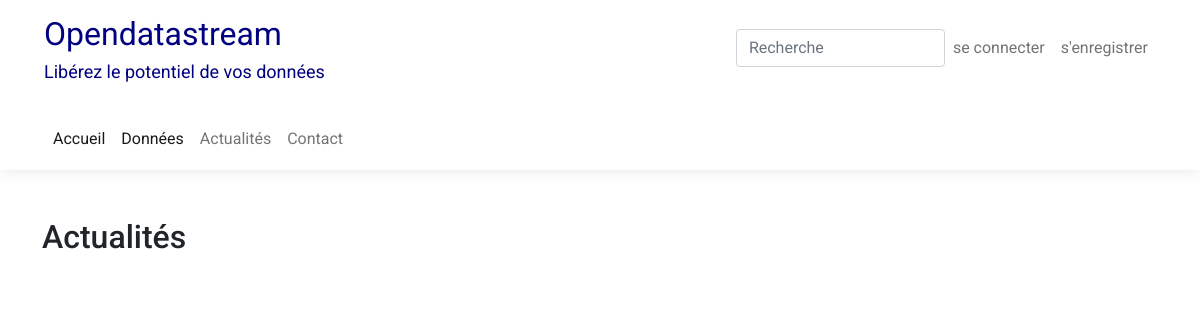
The page /actualite/ on the database as committed earlier.
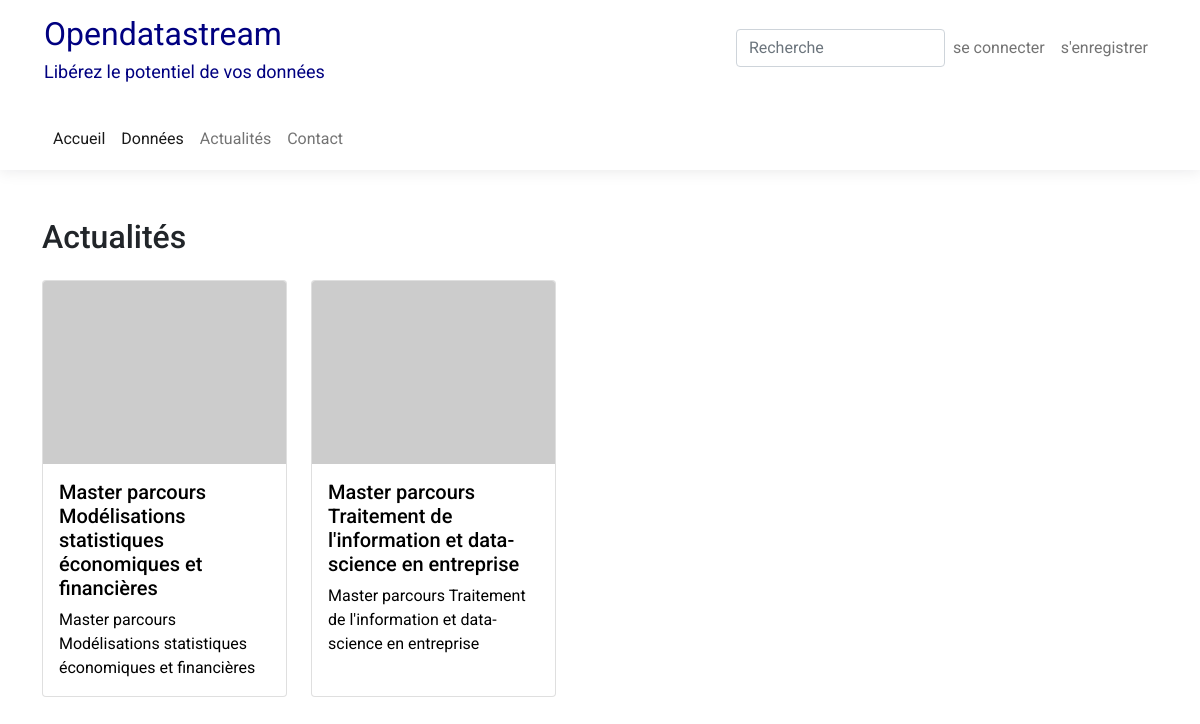
The same page on the database as committed later.
### actualite/models.py (models this page shows, shortened)
class Actualite(models.Model):
    titre = models.CharField(max_length=200)
    description=models.TextField(blank=True)
    slug = models.SlugField(unique=True, blank=True)
    image = models.ImageField(upload_to="static/images",blank=True, null=True)
    date_ajout = models.DateTimeField(auto_now=True)
    class Meta:
        ordering = ['-date_ajout']

### actualite/views.py (the view)
# urls.py: path('', views.accueil_actualite, name="accueil_actualite"),
def accueil_actualite(request):
    actualites = Actualite.objects.all()
    context = {"actualites":actualites}
    return render(request, 'actualite/accueil_actualite.html',context)

### actualite/templates/actualite/accueil_actualite.html (shortened to what this page needs)
{% extends 'base.html' %}
{% load static %}
{% block content %}
<div class="container mt-5">
    <h2 class="mt-4 mb-4">Actualités</h2>
    <div class="row g-4">
        {% for item in actualites %}
        <div class="box col-md-4">
            <a href="{% url 'page_detail' slug=item.slug %}" style="text-decoration:none;color:black;" class="card h-100">
                <img class="card-img-top" src="{% if item.image and item.image.url %}{{ item.image.url }}{% else %}https://via.placeholder.com/240x180.jpg{% endif %}" width="200" loading="lazy" alt="{{ item.titre }}">
                <div class="card-body">
                    <h5 class="card-title">{{ item.titre }}</h5>
                    <p class="card-text">{{ item.description|truncatechars:100 }}</p>
                </div>
            </a>
        </div>
        {% endfor %}
    </div>
</div>
{% endblock content %}

Rows that differ between the two databases and show on the page:
added Actualite: titre "Master parcours Modélisations statistiques économiques et financières", description "Master parcours Modélisations statistiques économiques et financières"
added Actualite: titre "Master parcours Traitement de l'information et data-science en entreprise", description "Master parcours Traitement de l'information et data-science en entreprise"
